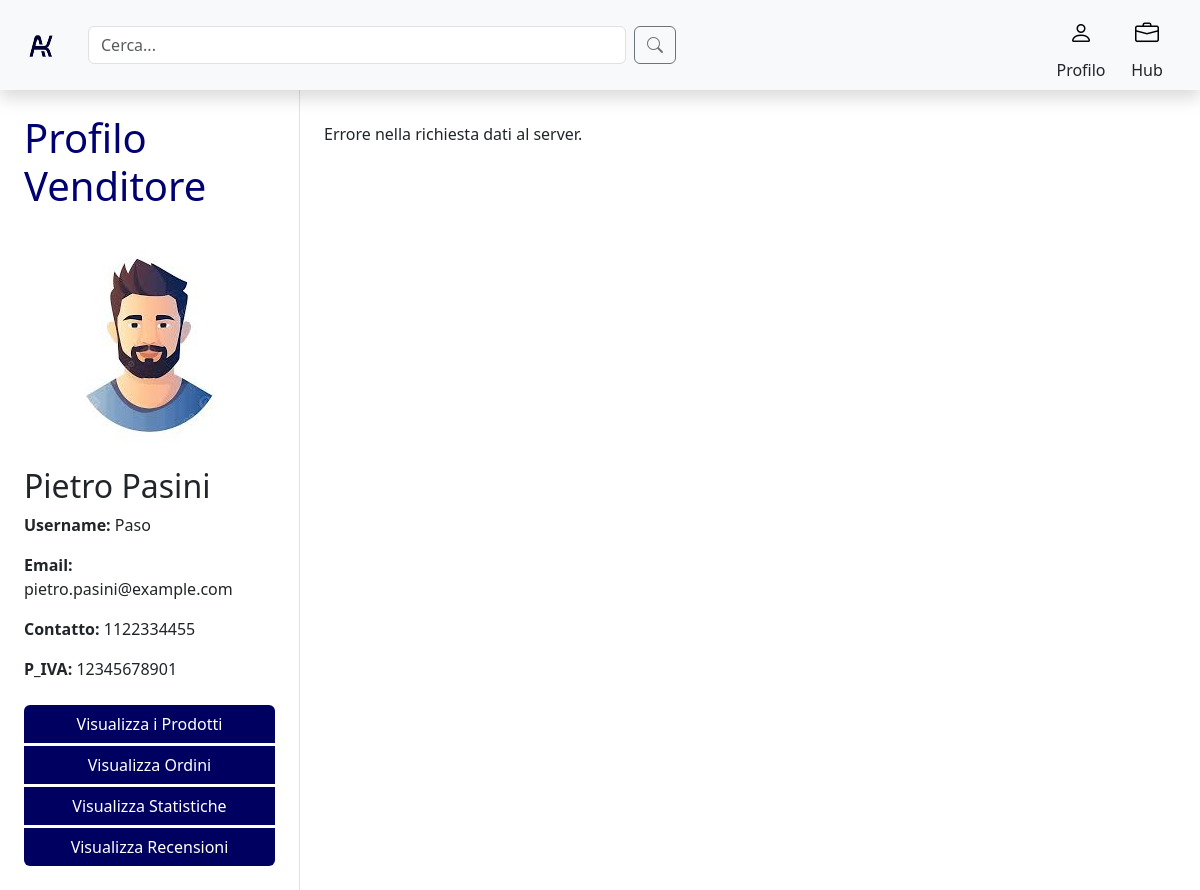
Screenshot of /seller.php (signed in) with the database file from the repository.
### tables this page shows
create table Utente (
     Nome VARCHAR(20) not null,
     Cognome VARCHAR(20) not null,
     Username VARCHAR(20) not null,
     Email VARCHAR(30) not null,
     Password VARCHAR(100) not null,
     Tipo VARCHAR(20) not null,
     PartitaIVA VARCHAR(20),
     Telefono VARCHAR(20) not null,
     Icona VARCHAR(50),
     constraint ID_Utente_ID primary key (Username));

### seller.php (called while the page is built, shortened)
<?php
require_once 'bootstrap.php';
$nomeUtente = $_SESSION['user_id'];
$templateParams["titolo"] = "Aeki - seller";
$templateParams["nome"] = "seller_main.php";
$templateParams["venditore"] = $dbh->getDatiVenditore($nomeUtente);
$templateParams["js"] = array("js/seller.js", "js/seller-product.js", "js/getModal.js");
require 'template/base.php';
?>

### db/database.php (called while the page is built, shortened)
<?php
class DatabaseHelper{
    private $db;
    public function __construct($servername, $username, $password, $dbname){
        $this->db = new mysqli($servername, $username, $password, $dbname);
    }
    public function getDatiVenditore($username){
        $stmt = $this->db->prepare("SELECT Nome, Cognome, Username, Email, PartitaIVA,Telefono,Icona
                                    FROM Utente
                                    WHERE username = ?");
        $stmt->bind_param('s', $username);
        $stmt->execute();
        $result = $stmt->get_result();
        return $result->fetch_assoc();
    }
}
?>

### bootstrap.php (called while the page is built, shortened)
<?php
require_once("db/database.php");
$dbh = new DatabaseHelper("localhost", "root", "", "aekiDb");
?>

### template/seller_main.php (the view, shortened to what this page needs)
<?php $venditore = $templateParams["venditore"];?>
<div class="container-fluid">
    <div class="row">
        <div class="col-md-3 p-4 border-end">
            <h1 style="color:#000070">Profilo Venditore</h1>
            <div class="my-4">
                <div class = "d-flex justify-content-center">
                    <img src="<?php echo $venditore["Icona"]?>" class="img-fluid rounded-circle" alt="Immagine Profilo">
                </div>
                <div>
                    <h2 class="mt-2"><?php echo $venditore["Nome"] ; echo " "; echo $venditore["Cognome"]?></h2>
                    <p><strong>Username:</strong> <?php echo $venditore["Username"]?></p>
                    <p><strong>Email:</strong> <?php echo $venditore["Email"]?></p>
                    <p><strong>Contatto:</strong> <?php echo $venditore["Telefono"]?></p>
                    <p><strong>P_IVA:</strong> <?php echo $venditore["PartitaIVA"]?></p>
                </div>
            </div>
            <div class="btn-group-vertical w-100">
                <button class="btn mb-1" id="viewProductsBtn" style="background-color: #000060; color: #FFFFFF">Visualizza i Prodotti</button>
                <button class="btn mb-1" id="viewOrdersBtn" style="background-color: #000060; color: #FFFFFF">Visualizza Ordini</button>
                <button class="btn mb-1" id="viewStatsBtn" style="background-color: #000060; color: #FFFFFF">Visualizza Statistiche</button>
                <button class="btn " id="viewReviewsBtn" style="background-color: #000060; color: #FFFFFF">Visualizza Recensioni</button>
            </div>
        </div>
        <div class="col-md-9 p-4" id="content-area">
            <div id="contentBody"></div>
        </div>
    </div>
</div>

### rows the page displays
utente: Icona (picture), Nome "Pietro", Cognome "Pasini", Username "Paso", Email "pietro.pasini@example.com", Telefono "1122334455", PartitaIVA "12345678901"
